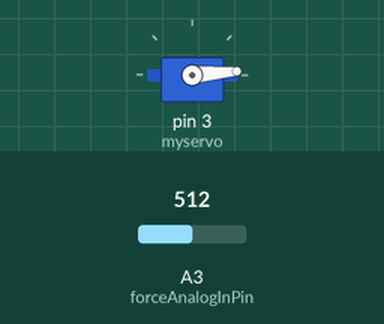
Simulated run of this sketch. Board: Arduino Uno, built with avr-gcc and run on an emulated ATmega328P. On the bench: servo. Inputs (shaded band) come from the test bench; at power-on: A3 (forceAnalogInPin) = 512.

Above: at 2.2 s.
2.3 s: A3 (forceAnalogInPin) set to 306
At 2.6 s:
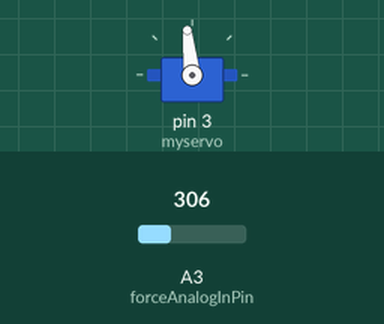
3.8 s: A3 (forceAnalogInPin) set to 122
At 4.3 s:
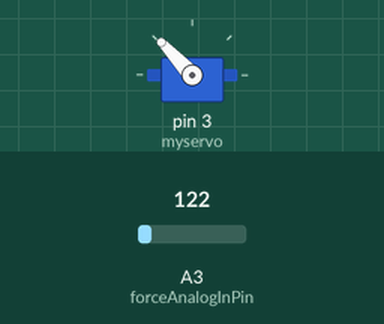
5.3 s: A3 (forceAnalogInPin) set to 60
At 6.6 s:
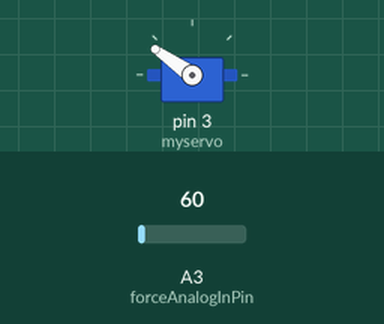
Timing chart, 0 to 8.3 s (numbered marks = the images above; inputs shaded):
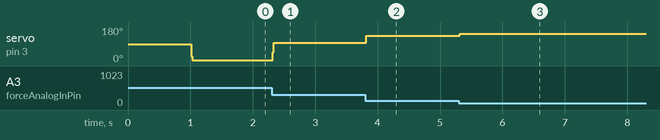

The sketch:

Virtual_Wall_Controller.ino
```cpp
#include <Servo.h>

Servo myservo;
int forceAnalogInPin = A3;
const int forceOffset = 439;
int forceIs;
int forceDesired = 0;
int positionDesired = 40;
float gain = 0.2;
int maxAngle = 70;
int minAngle = 20;

void setup() {
  // put your setup code here, to run once:
  myservo.attach(3);
  delay(1000);
}

void loop() {
  // put your main code here, to run repeatedly:
  forceIs = analogRead(forceAnalogInPin)-forceOffset;
  delay(10);
  positionDesired -= gain*(forceIs-forceDesired);
  myservo.write(positionDesired);
  if(positionDesired > maxAngle) {
    positionDesired = maxAngle;
  }
  else if(positionDesired < minAngle){
    positionDesired = minAngle;
  }
}
```

Measured:
- after the input at 2.3 s, servo on pin 3 (myservo): 5° → 96° at once
- after the input at 3.8 s, servo on pin 3 (myservo): 96° → 133° at once
- after the input at 5.3 s, servo on pin 3 (myservo): 133° → 145° at once
